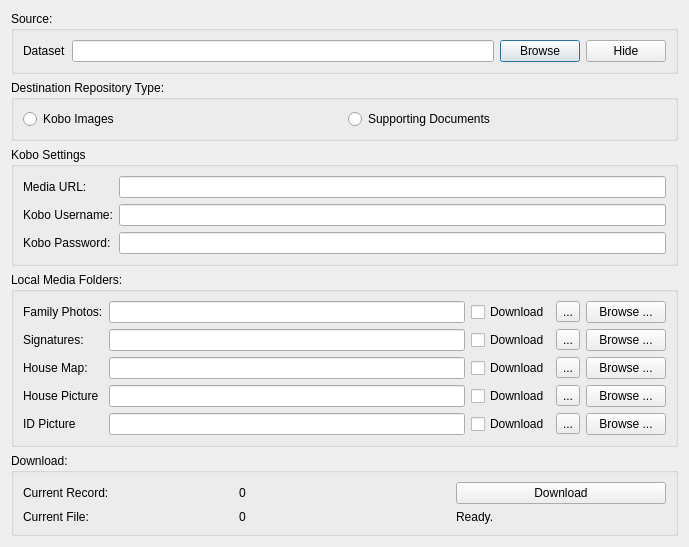
<?xml version="1.0" encoding="UTF-8"?>
<ui version="4.0">
 <class>DocumentDownloader</class>
 <widget class="QDialog" name="DocumentDownloader">
  <property name="windowModality">
   <enum>Qt::ApplicationModal</enum>
  </property>
  <property name="geometry">
   <rect>
    <x>0</x>
    <y>0</y>
    <width>689</width>
    <height>543</height>
   </rect>
  </property>
  <property name="windowTitle">
   <string>Dialog</string>
  </property>
  <layout class="QVBoxLayout" name="verticalLayout">
   <item>
    <widget class="QGroupBox" name="groupBox">
     <property name="title">
      <string>Source:</string>
     </property>
     <layout class="QHBoxLayout" name="horizontalLayout_2">
      <item>
       <widget class="QLabel" name="label">
        <property name="text">
         <string>Dataset</string>
        </property>
       </widget>
      </item>
      <item>
       <widget class="QLineEdit" name="txtDataSource">
        <property name="maxLength">
         <number>200</number>
        </property>
       </widget>
      </item>
      <item>
       <widget class="QPushButton" name="btnBrowseSource">
        <property name="text">
         <string>Browse</string>
        </property>
       </widget>
      </item>
      <item>
       <widget class="QPushButton" name="btnHide">
        <property name="text">
         <string>Hide</string>
        </property>
       </widget>
      </item>
     </layout>
    </widget>
   </item>
   <item>
    <widget class="QGroupBox" name="groupBox_2">
     <property name="title">
      <string>Destination Repository Type:</string>
     </property>
     <layout class="QHBoxLayout" name="horizontalLayout">
      <item>
       <widget class="QRadioButton" name="rbKoboMedia">
        <property name="text">
         <string>Kobo Images</string>
        </property>
       </widget>
      </item>
      <item>
       <widget class="QRadioButton" name="rbSupportDoc">
        <property name="text">
         <string>Supporting Documents</string>
        </property>
       </widget>
      </item>
     </layout>
    </widget>
   </item>
   <item>
    <widget class="QGroupBox" name="groupBox_7">
     <property name="title">
      <string>Kobo Settings</string>
     </property>
     <layout class="QGridLayout" name="gridLayout_4">
      <item row="0" column="0">
       <widget class="QLabel" name="label_4">
        <property name="text">
         <string>Media URL:</string>
        </property>
       </widget>
      </item>
      <item row="1" column="0">
       <widget class="QLabel" name="label_5">
        <property name="text">
         <string>Kobo Username:</string>
        </property>
       </widget>
      </item>
      <item row="1" column="1">
       <widget class="QLineEdit" name="edtKoboUsername">
        <property name="readOnly">
         <bool>false</bool>
        </property>
       </widget>
      </item>
      <item row="2" column="1">
       <widget class="QLineEdit" name="edtKoboPassword">
        <property name="echoMode">
         <enum>QLineEdit::Password</enum>
        </property>
       </widget>
      </item>
      <item row="0" column="1">
       <widget class="QLineEdit" name="edtMediaUrl">
        <property name="readOnly">
         <bool>false</bool>
        </property>
       </widget>
      </item>
      <item row="2" column="0">
       <widget class="QLabel" name="label_6">
        <property name="text">
         <string>Kobo Password:</string>
        </property>
       </widget>
      </item>
     </layout>
    </widget>
   </item>
   <item>
    <widget class="QGroupBox" name="groupBox_8">
     <property name="title">
      <string>Local Media Folders:</string>
     </property>
     <layout class="QGridLayout" name="gridLayout_6">
      <item row="4" column="0">
       <widget class="QLabel" name="label_12">
        <property name="text">
         <string>ID Picture</string>
        </property>
       </widget>
      </item>
      <item row="1" column="0">
       <widget class="QLabel" name="label_8">
        <property name="text">
         <string>Signatures:</string>
        </property>
       </widget>
      </item>
      <item row="1" column="1">
       <widget class="QLineEdit" name="edtSignFolder"/>
      </item>
      <item row="0" column="1">
       <widget class="QLineEdit" name="edtFamilyFolder"/>
      </item>
      <item row="0" column="0">
       <widget class="QLabel" name="label_7">
        <property name="text">
         <string>Family Photos:</string>
        </property>
       </widget>
      </item>
      <item row="2" column="0">
       <widget class="QLabel" name="label_9">
        <property name="text">
         <string>House Map:</string>
        </property>
       </widget>
      </item>
      <item row="1" column="3">
       <widget class="QToolButton" name="tbSignFolder">
        <property name="text">
         <string>...</string>
        </property>
       </widget>
      </item>
      <item row="2" column="3">
       <widget class="QToolButton" name="tbHouseFolder">
        <property name="text">
         <string>...</string>
        </property>
       </widget>
      </item>
      <item row="2" column="1">
       <widget class="QLineEdit" name="edtHouseFolder"/>
      </item>
      <item row="0" column="3">
       <widget class="QToolButton" name="tbFamilyFolder">
        <property name="text">
         <string>...</string>
        </property>
       </widget>
      </item>
      <item row="0" column="4">
       <widget class="QPushButton" name="btnFamilyBrowse">
        <property name="text">
         <string>Browse ...</string>
        </property>
       </widget>
      </item>
      <item row="1" column="4">
       <widget class="QPushButton" name="btnSignFolder">
        <property name="text">
         <string>Browse ...</string>
        </property>
       </widget>
      </item>
      <item row="2" column="4">
       <widget class="QPushButton" name="btnHouseFolder">
        <property name="text">
         <string>Browse ...</string>
        </property>
       </widget>
      </item>
      <item row="0" column="2">
       <widget class="QCheckBox" name="cbFamilyPhoto">
        <property name="text">
         <string>Download</string>
        </property>
        <property name="checkable">
         <bool>true</bool>
        </property>
       </widget>
      </item>
      <item row="1" column="2">
       <widget class="QCheckBox" name="cbSign">
        <property name="text">
         <string>Download</string>
        </property>
       </widget>
      </item>
      <item row="2" column="2">
       <widget class="QCheckBox" name="cbHousePhoto">
        <property name="text">
         <string>Download</string>
        </property>
       </widget>
      </item>
      <item row="3" column="0">
       <widget class="QLabel" name="label_11">
        <property name="text">
         <string>House Picture</string>
        </property>
       </widget>
      </item>
      <item row="3" column="1">
       <widget class="QLineEdit" name="edtHousePic"/>
      </item>
      <item row="3" column="2">
       <widget class="QCheckBox" name="cbHousePic">
        <property name="text">
         <string>Download</string>
        </property>
       </widget>
      </item>
      <item row="3" column="3">
       <widget class="QToolButton" name="tbHousePic">
        <property name="text">
         <string>...</string>
        </property>
       </widget>
      </item>
      <item row="3" column="4">
       <widget class="QPushButton" name="btnHousePic">
        <property name="text">
         <string>Browse ...</string>
        </property>
       </widget>
      </item>
      <item row="4" column="1">
       <widget class="QLineEdit" name="edtIdPic"/>
      </item>
      <item row="4" column="2">
       <widget class="QCheckBox" name="cbIdPic">
        <property name="text">
         <string>Download</string>
        </property>
       </widget>
      </item>
      <item row="4" column="3">
       <widget class="QToolButton" name="tbIdPic">
        <property name="text">
         <string>...</string>
        </property>
       </widget>
      </item>
      <item row="4" column="4">
       <widget class="QPushButton" name="btnIdPic">
        <property name="text">
         <string>Browse ...</string>
        </property>
       </widget>
      </item>
     </layout>
    </widget>
   </item>
   <item>
    <widget class="QGroupBox" name="groupBox_9">
     <property name="title">
      <string>Download:</string>
     </property>
     <layout class="QGridLayout" name="gridLayout_7">
      <item row="3" column="2">
       <widget class="QLabel" name="lblCurrFile">
        <property name="text">
         <string>0</string>
        </property>
       </widget>
      </item>
      <item row="3" column="1">
       <widget class="QLabel" name="label_10">
        <property name="text">
         <string>Current File:</string>
        </property>
       </widget>
      </item>
      <item row="0" column="1">
       <widget class="QLabel" name="labelrecord">
        <property name="text">
         <string>Current Record:</string>
        </property>
       </widget>
      </item>
      <item row="0" column="2">
       <widget class="QLabel" name="lblCurrRecord">
        <property name="text">
         <string>0</string>
        </property>
       </widget>
      </item>
      <item row="0" column="3">
       <widget class="QPushButton" name="btnDownload">
        <property name="text">
         <string>Download</string>
        </property>
       </widget>
      </item>
      <item row="3" column="3">
       <widget class="QLabel" name="lblMsg">
        <property name="text">
         <string>Ready.</string>
        </property>
       </widget>
      </item>
     </layout>
    </widget>
   </item>
   <item>
    <spacer name="verticalSpacer">
     <property name="orientation">
      <enum>Qt::Vertical</enum>
     </property>
     <property name="sizeHint" stdset="0">
      <size>
       <width>20</width>
       <height>40</height>
      </size>
     </property>
    </spacer>
   </item>
  </layout>
 </widget>
 <resources/>
 <connections/>
</ui>
